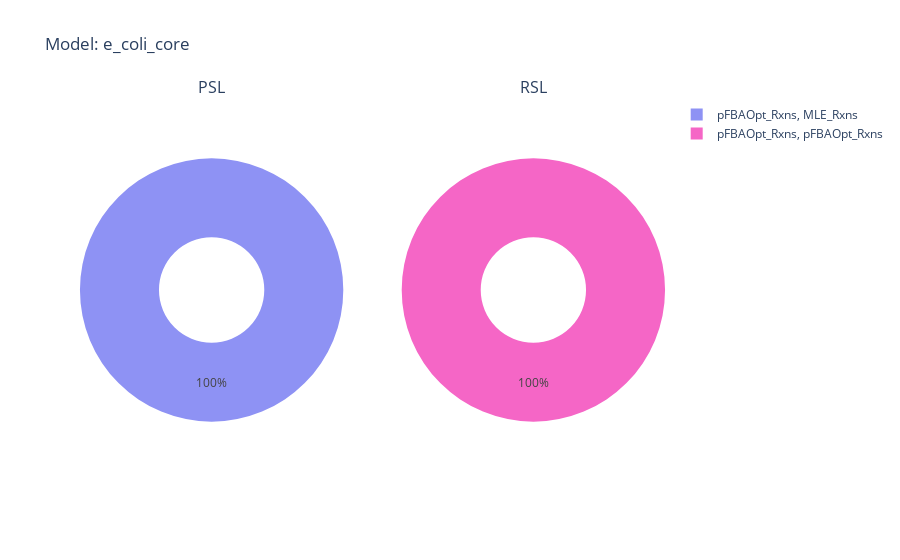
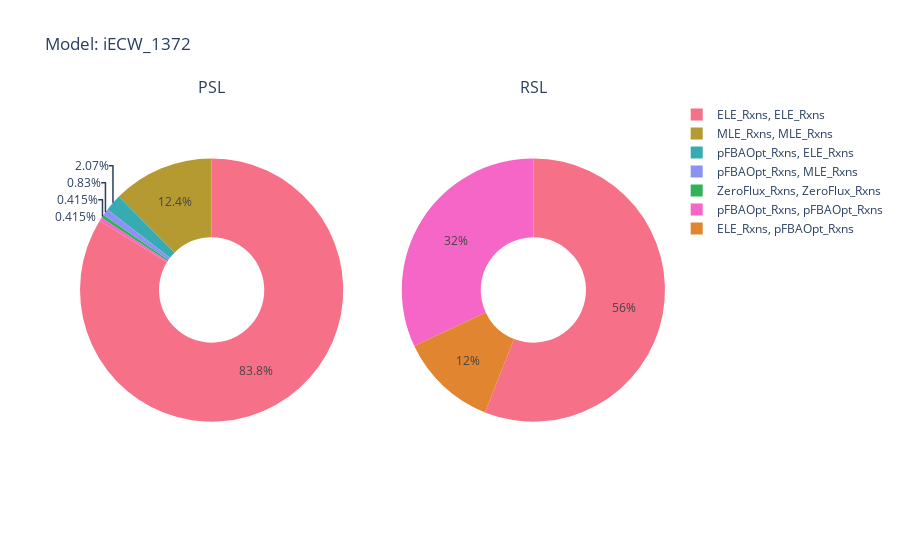
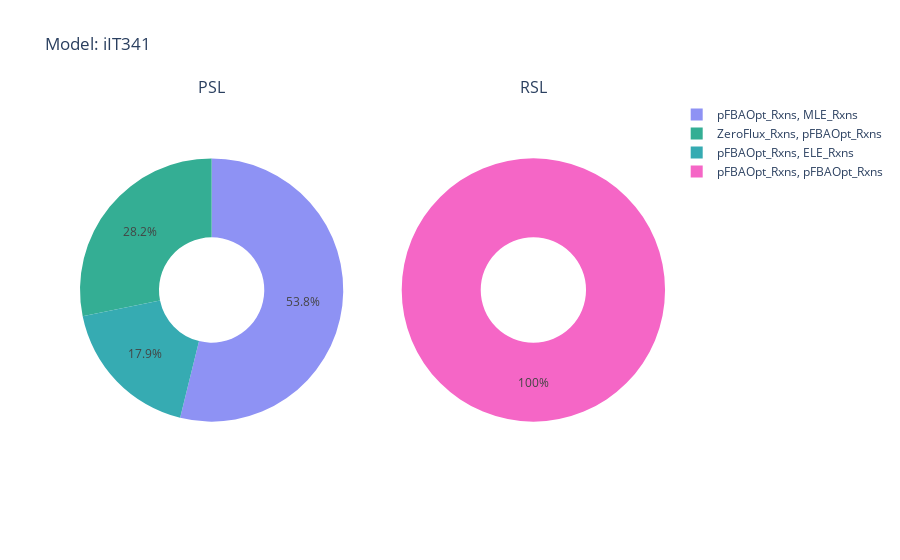
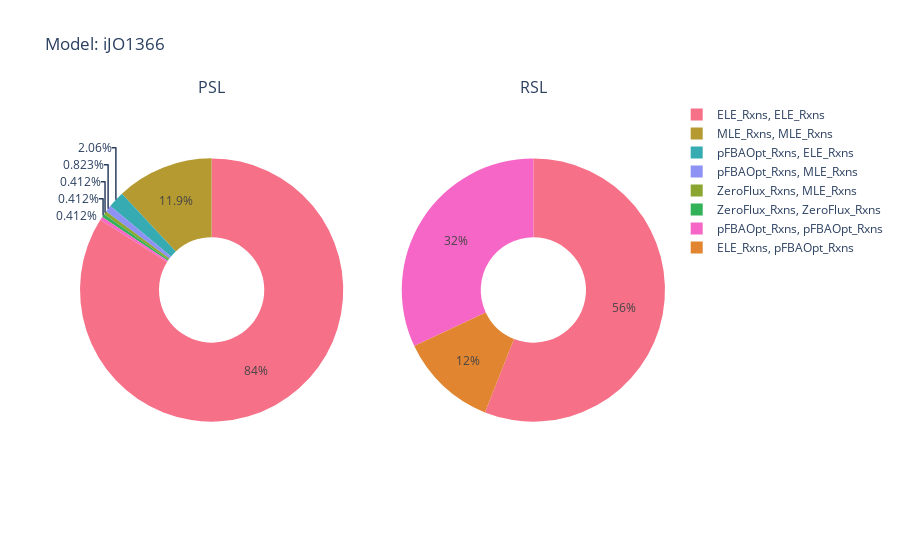

Source (notebook cell) for these figures, in order:
### Code cell
df_list = []
verbosity = 0
df_grouped_list = []
df_grouped_net = pd.DataFrame()

for model in model_list:
    print("PSL/RSL analysis for Model", model, "... ", end="")

    # Obtain pFBA class of the reaction pair
    df_pFBA = pd.read_csv("../results/" + model + "/" + model + "_pFBA.csv")
    
    # Get the flux distributions
    df_FVA = pd.read_csv("../results/" + model + "/" + model + "_FVA_one_norm_100.csv")
    
    # Combine the results into one dataframe
    df_FVA = combine_results(df_pFBA, df_FVA)

    # Perform PSL/RSL segregation
    df_FVA = psl_rsl(df_FVA, model)
    
    # display(df_FVA)
    df_list.append(df_FVA)
    df_FVA.to_csv("../results/" + model + "/" + model + "_PSL_RSL_one_norm_100.csv")

    # Get the distribution of the reaction pairs
    df_grouped = get_distribution(df_FVA, model)
    df_grouped_list.append(df_grouped)
    df_grouped["Organism"] = model
    df_grouped_net = df_grouped_net.append(df_grouped)
    
    # count_list.append(count)
    # fraction_list.append(fraction)
    
    print("Done!")
    # display(df_FVA)
        
        
    if verbosity: 
        print("Distribution:")
        print(df_grouped)
        print("="*50)

count_list, fraction_list = plot_results(df_grouped_net, model_list)

### Figure 1 — Plotly figure (JSON) as saved in the notebook; plotly's stock layout.template omitted (floating-point values rounded to 4 significant figures)
{"data": [{"domain": {"x": [0, 0.45], "y": [0, 1]}, "hole": 0.4, "labels": ["pFBAOpt_Rxns, MLE_Rxns"], "marker": {"colors": ["rgb(142, 146, 244)"]}, "type": "pie", "values": [18.18]}, {"domain": {"x": [0.55, 1], "y": [0, 1]}, "hole": 0.4, "labels": ["pFBAOpt_Rxns, pFBAOpt_Rxns"], "marker": {"colors": ["rgb(245, 102, 198)"]}, "type": "pie", "values": [81.82]}], "layout": {"annotations": [{"font": {"size": 16}, "showarrow": false, "text": "PSL", "x": 0.225, "xanchor": "center", "xref": "paper", "y": 1, "yanchor": "bottom", "yref": "paper"}, {"font": {"size": 16}, "showarrow": false, "text": "RSL", "x": 0.775, "xanchor": "center", "xref": "paper", "y": 1, "yanchor": "bottom", "yref": "paper"}], "title": {"text": "Model: e_coli_core"}}}

### Figure 2 — Plotly figure (JSON) as saved in the notebook; plotly's stock layout.template omitted (floating-point values rounded to 4 significant figures)
{"data": [{"domain": {"x": [0, 0.45], "y": [0, 1]}, "hole": 0.4, "labels": ["ELE_Rxns, ELE_Rxns", "MLE_Rxns, MLE_Rxns", "ZeroFlux_Rxns, ZeroFlux_Rxns", "pFBAOpt_Rxns, ELE_Rxns", "pFBAOpt_Rxns, MLE_Rxns", "pFBAOpt_Rxns, pFBAOpt_Rxns"], "marker": {"colors": ["rgb(246, 112, 136)", "rgb(181, 154, 49)", "rgb(49, 178, 88)", "rgb(54, 171, 178)", "rgb(142, 146, 244)", "rgb(245, 102, 198)"]}, "type": "pie", "values": [75.94, 11.28, 0.3759, 1.88, 0.7519, 0.3759]}, {"domain": {"x": [0.55, 1], "y": [0, 1]}, "hole": 0.4, "labels": ["ELE_Rxns, ELE_Rxns", "ELE_Rxns, pFBAOpt_Rxns", "pFBAOpt_Rxns, pFBAOpt_Rxns"], "marker": {"colors": ["rgb(246, 112, 136)", "rgb(225, 133, 49)", "rgb(245, 102, 198)"]}, "type": "pie", "values": [5.263, 1.128, 3.008]}], "layout": {"annotations": [{"font": {"size": 16}, "showarrow": false, "text": "PSL", "x": 0.225, "xanchor": "center", "xref": "paper", "y": 1, "yanchor": "bottom", "yref": "paper"}, {"font": {"size": 16}, "showarrow": false, "text": "RSL", "x": 0.775, "xanchor": "center", "xref": "paper", "y": 1, "yanchor": "bottom", "yref": "paper"}], "title": {"text": "Model: iECW_1372"}}}

### Figure 3 — Plotly figure (JSON) as saved in the notebook; plotly's stock layout.template omitted (floating-point values rounded to 4 significant figures)
{"data": [{"domain": {"x": [0, 0.45], "y": [0, 1]}, "hole": 0.4, "labels": ["ZeroFlux_Rxns, pFBAOpt_Rxns", "pFBAOpt_Rxns, ELE_Rxns", "pFBAOpt_Rxns, MLE_Rxns"], "marker": {"colors": ["rgb(52, 174, 148)", "rgb(54, 171, 178)", "rgb(142, 146, 244)"]}, "type": "pie", "values": [20.37, 12.96, 38.89]}, {"domain": {"x": [0.55, 1], "y": [0, 1]}, "hole": 0.4, "labels": ["pFBAOpt_Rxns, pFBAOpt_Rxns"], "marker": {"colors": ["rgb(245, 102, 198)"]}, "type": "pie", "values": [27.78]}], "layout": {"annotations": [{"font": {"size": 16}, "showarrow": false, "text": "PSL", "x": 0.225, "xanchor": "center", "xref": "paper", "y": 1, "yanchor": "bottom", "yref": "paper"}, {"font": {"size": 16}, "showarrow": false, "text": "RSL", "x": 0.775, "xanchor": "center", "xref": "paper", "y": 1, "yanchor": "bottom", "yref": "paper"}], "title": {"text": "Model: iIT341"}}}

### Figure 4 — Plotly figure (JSON) as saved in the notebook; plotly's stock layout.template omitted (floating-point values rounded to 4 significant figures)
{"data": [{"domain": {"x": [0, 0.45], "y": [0, 1]}, "hole": 0.4, "labels": ["ELE_Rxns, ELE_Rxns", "MLE_Rxns, MLE_Rxns", "ZeroFlux_Rxns, MLE_Rxns", "ZeroFlux_Rxns, ZeroFlux_Rxns", "pFBAOpt_Rxns, ELE_Rxns", "pFBAOpt_Rxns, MLE_Rxns", "pFBAOpt_Rxns, pFBAOpt_Rxns"], "marker": {"colors": ["rgb(246, 112, 136)", "rgb(181, 154, 49)", "rgb(138, 166, 49)", "rgb(49, 178, 88)", "rgb(54, 171, 178)", "rgb(142, 146, 244)", "rgb(245, 102, 198)"]}, "type": "pie", "values": [76.12, 10.82, 0.3731, 0.3731, 1.866, 0.7463, 0.3731]}, {"domain": {"x": [0.55, 1], "y": [0, 1]}, "hole": 0.4, "labels": ["ELE_Rxns, ELE_Rxns", "ELE_Rxns, pFBAOpt_Rxns", "pFBAOpt_Rxns, pFBAOpt_Rxns"], "marker": {"colors": ["rgb(246, 112, 136)", "rgb(225, 133, 49)", "rgb(245, 102, 198)"]}, "type": "pie", "values": [5.224, 1.119, 2.985]}], "layout": {"annotations": [{"font": {"size": 16}, "showarrow": false, "text": "PSL", "x": 0.225, "xanchor": "center", "xref": "paper", "y": 1, "yanchor": "bottom", "yref": "paper"}, {"font": {"size": 16}, "showarrow": false, "text": "RSL", "x": 0.775, "xanchor": "center", "xref": "paper", "y": 1, "yanchor": "bottom", "yref": "paper"}], "title": {"text": "Model: iJO1366"}}}
